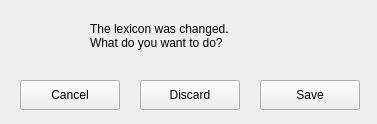
<?xml version="1.0" encoding="UTF-8"?>
<ui version="4.0">
 <class>Form</class>
 <widget class="QWidget" name="Form">
  <property name="geometry">
   <rect>
    <x>0</x>
    <y>0</y>
    <width>377</width>
    <height>124</height>
   </rect>
  </property>
  <property name="windowTitle">
   <string>Form</string>
  </property>
  <widget class="QPushButton" name="cancel_button">
   <property name="geometry">
    <rect>
     <x>20</x>
     <y>80</y>
     <width>100</width>
     <height>30</height>
    </rect>
   </property>
   <property name="text">
    <string>Cancel</string>
   </property>
  </widget>
  <widget class="QPushButton" name="discard_button">
   <property name="geometry">
    <rect>
     <x>140</x>
     <y>80</y>
     <width>100</width>
     <height>30</height>
    </rect>
   </property>
   <property name="text">
    <string>Discard</string>
   </property>
  </widget>
  <widget class="QPushButton" name="save_button">
   <property name="geometry">
    <rect>
     <x>260</x>
     <y>80</y>
     <width>100</width>
     <height>30</height>
    </rect>
   </property>
   <property name="text">
    <string>Save</string>
   </property>
  </widget>
  <widget class="QLabel" name="label">
   <property name="geometry">
    <rect>
     <x>90</x>
     <y>10</y>
     <width>191</width>
     <height>51</height>
    </rect>
   </property>
   <property name="text">
    <string>The lexicon was changed.
What do you want to do?</string>
   </property>
  </widget>
 </widget>
 <resources/>
 <connections/>
</ui>
